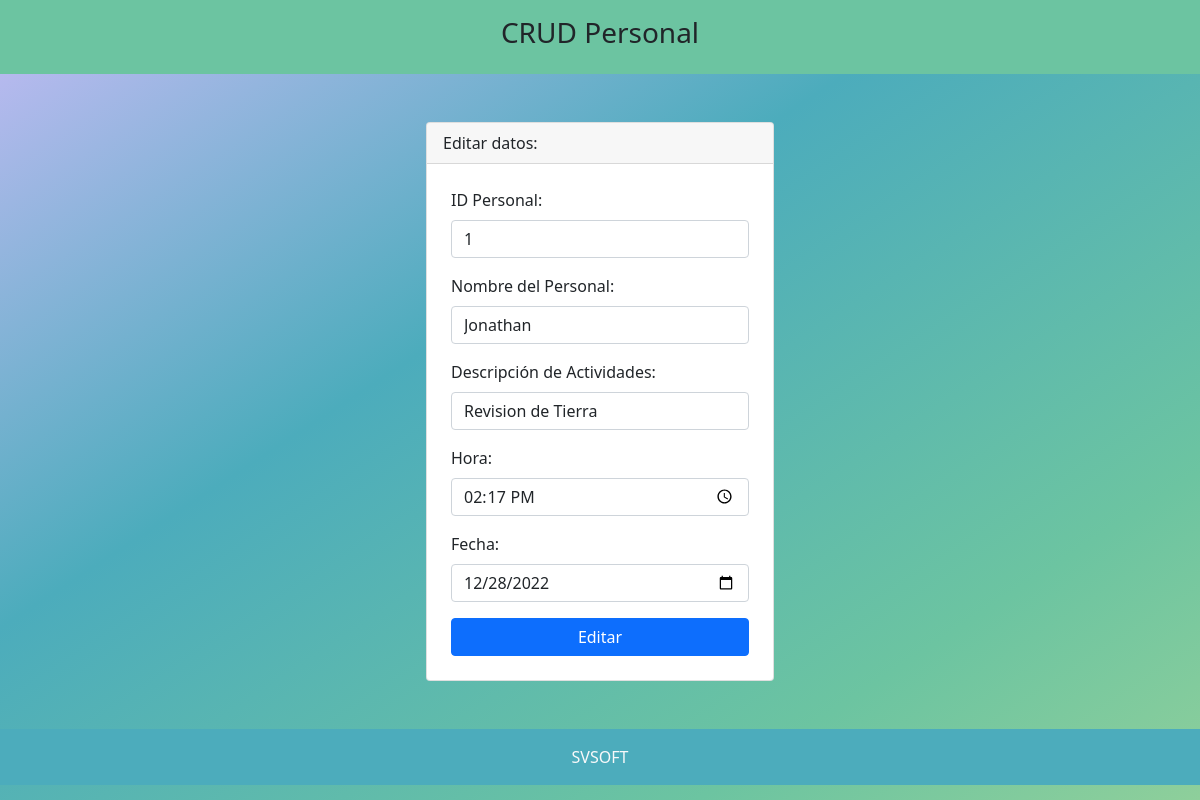
The app's page /negocio/ModificarPersona.php?idPersona=1 with its own data.
### tables this page shows
CREATE TABLE `personal` (
  `idPersona` int(11) NOT NULL AUTO_INCREMENT,
  `nombre` varchar(45) NOT NULL,
  `actividad` varchar(45) NOT NULL,
  `hora` time NOT NULL,
  `fecha` date NOT NULL,
  PRIMARY KEY (`idPersona`)
);

### negocio/ModificarPersona.php (the view, shortened to what this page needs)
<?php include 'template/headerPersona.php' ?>
<link rel="stylesheet" href="css/fondoEstatico.css">
<link rel="stylesheet" href="css/bootstrap.css">
<?php
    include_once 'model/conexionPersona.php';
    $idPersona = $_GET['idPersona'];
    $sentencia = $bd->prepare("select * from personal where idPersona = ?;");
    $sentencia->execute([$idPersona]);
    $personal = $sentencia->fetch(PDO::FETCH_OBJ);
?>
<div class="container mt-5">
    <div class="row justify-content-center">
        <div class="col-md-4">
            <div class="card">
                <div class="card-header">
                Editar datos:
                </div>
                <form class="p-4" method="POST" action="ModificarProcesoPersona.php">
                    <div class="mb-3">
                        <label class="form-label">ID Personal: </label>
                        <input type="text" class="form-control" name="txtID" autofocus required value="<?php echo $personal->idPersona; ?>">
                    </div>
                    <div class="mb-3">
                        <label class="form-label">Nombre del Personal: </label>
                        <input type="text" class="form-control" name="txtNombre" autofocus required value="<?php echo $personal->nombre; ?>">
                    </div>
                    <div class="mb-3">
                        <label class="form-label">Descripción de Actividades: </label>
                        <input type="text" class="form-control" name="txtActividades" autofocus required value="<?php echo $personal->actividad; ?>">
                    </div>
                    <div class="mb-3">
                        <label class="form-label">Hora: </label>
                        <input type="time" class="form-control" name="txtHora" autofocus required value="<?php echo $personal->hora; ?>">
                    </div>
                    <div class="mb-3">
                        <label class="form-label">Fecha: </label>
                        <input type="date" class="form-control" name="txtFecha" autofocus required value="<?php echo $personal->fecha; ?>">
                    </div>
                    <div class="d-grid">
                        <input type="submit" class="btn btn-primary" value="Editar">
                    </div>
                </form>
            </div>
        </div>
    </div>
</div>
<br></br>
<?php include 'template/footerPersona.php' ?>

### negocio/presentacion/css/SvSoft.css (style rules this page uses)
body { box-sizing: border-box; font-family: monospace; margin: 20px; }

### negocio/css/fondoEstatico.css (style rules this page uses)
body { font-family: sans-serif; display: grid; color: white; width: 100%; height: 100%; background-image: linear-gradient( to bottom right, #C4BBF5 0%, #4CACBC 20%, #6CC4A1 40%, #Add995 60%, #F6E9C5 80% ); background-size: 200% 200%; }

### records on screen
personal: txtID "1", txtNombre "Jonathan", txtActividades "Revision de Tierra", txtHora "14:17:00", txtFecha "12/28/2022"
